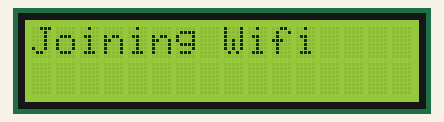
Simulated run of this sketch. Board: ESP32. On the bench: 16×2 character LCD. WiFi joins after 1.5 s; servers stay silent unless stated; what the sketch prints to the serial monitor is not drawn.

Above: at 0.2 s.
At 1.2 s:
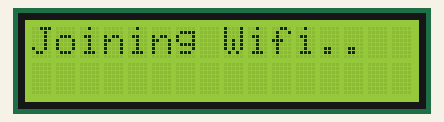
At 1.7 s:
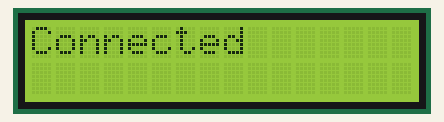
At 6.8 s:
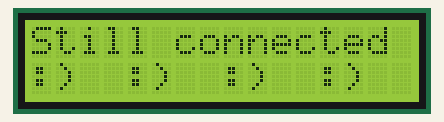

The sketch:

simpleWiFi.ino
```cpp
// include the library code:
#include <Adafruit_CharacterOLED.h>
#include <WiFi.h>
#include "secrets.h"

/*
 * initialize the library with the OLED hardware
 * version OLED_Vx and numbers of the interface pins.
 * OLED_V1 = older, OLED_V2 = newer. If 2 doesn't work try 1 ;)

 Wiring Guide:

   OLED pin  <-->   ESP32 pin
    4 (rs)          14
    5 (rw)          32
    6 (en)          15
   11 (d4)          33
   12 (d5)          27
   13 (d6)          12
   14 (d7)          13

 Adafruit_CharacterOLED lcd(OLED_V2, version, rs, rw, en, d4, d5, d6, d7);
*/
Adafruit_CharacterOLED lcd(OLED_V2, 14, 32, 15, 33, 27, 12, 13);

// Set up WiFi
const char ssid[] = SECRET_SSID;
const char password[] = SECRET_PASS;

WiFiClient client;

void setup()
{
  Serial.begin(115200);
  delay(100);
  Serial.println();
  Serial.println("In setup");


  // Start by connecting to a WiFi network
  connectWifi();
}


void loop()
{
  delay(5000);

  lcd.clear();
  lcd.setCursor(0,0);

  if (WiFi.status() == WL_CONNECTED) {
    lcd.print("Still connected");
    lcd.setCursor(0,1);
    lcd.print(":)  :)  :)  :)");
  } else {
    lcd.print("Connection lost :(");
    lcd.setCursor(0,1);
    lcd.print(":(  :(  :(  :(");
  }

  Serial.println("another pass through the loop");
}


void connectWifi()
{
  Serial.println();
  Serial.println();
  Serial.print("Connecting to ");
  Serial.println(ssid);

  lcd.begin(16, 2);
  lcd.clear();
  lcd.setCursor(0,0);
  lcd.print("Joining Wifi");

  WiFi.begin(ssid, password);

  while (WiFi.status() != WL_CONNECTED)
  {
    delay(500);
    Serial.print(".");
    lcd.print(".");
  }

  lcd.clear();
  lcd.setCursor(0,0);
  lcd.print("Connected");
  Serial.println("");
  Serial.println("WiFi connected");
  Serial.println("IP address: ");
  Serial.println(WiFi.localIP());
}
```

secrets.h
```cpp
#define SECRET_SSID "mah_network"
#define SECRET_PASS "mah_password"
```

Measured:
- what the display in image 1 shows lasts 0.5 s, from 1.2 s to 1.7 s
- what the display in image 2 shows lasts 5.0 s, from 1.7 s to 6.7 s
